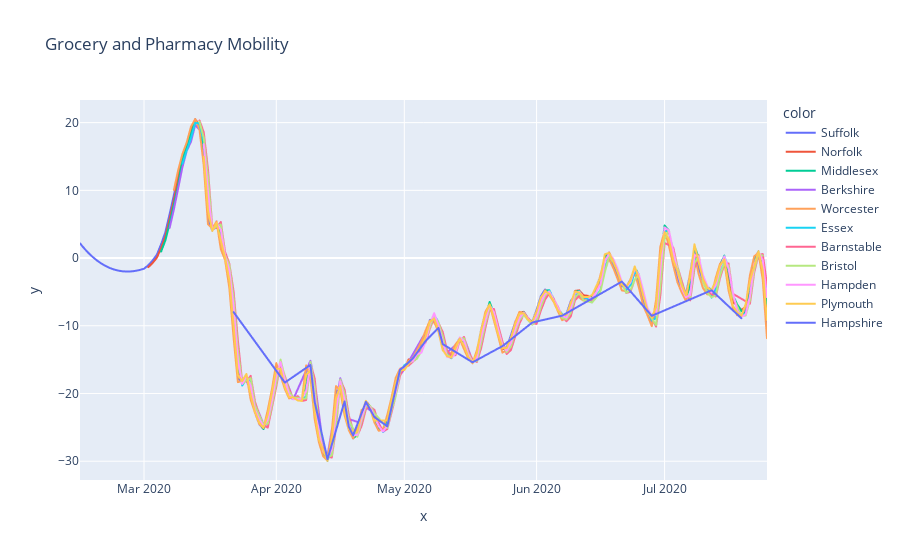

Notebook source saved alongside this figure:
### Code cell
fig = px.line(x=df_no_na['date'],
              y=savgol_filter(df_no_na['grocery_and_pharmacy'],75,3),
              color = df_no_na['county'],
              title='Grocery and Pharmacy Mobility')
fig.show()
